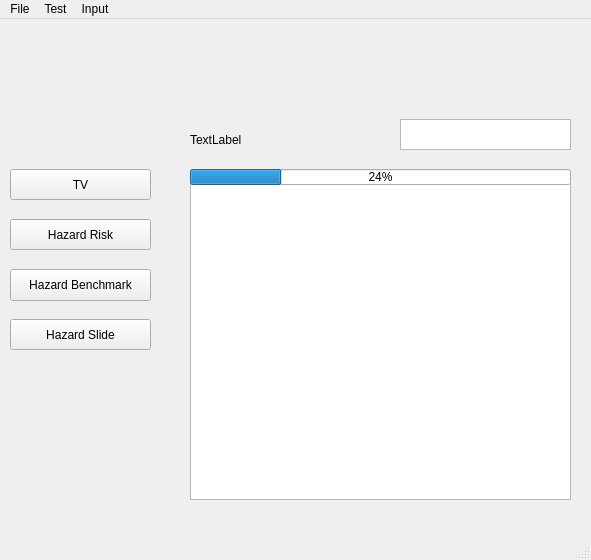
<?xml version="1.0" encoding="UTF-8"?>
<ui version="4.0">
 <class>MainWindow</class>
 <widget class="QMainWindow" name="MainWindow">
  <property name="geometry">
   <rect>
    <x>0</x>
    <y>0</y>
    <width>591</width>
    <height>560</height>
   </rect>
  </property>
  <property name="windowTitle">
   <string>MainWindow</string>
  </property>
  <widget class="QWidget" name="centralwidget">
   <widget class="QPushButton" name="calculate_TV">
    <property name="geometry">
     <rect>
      <x>10</x>
      <y>150</y>
      <width>141</width>
      <height>31</height>
     </rect>
    </property>
    <property name="text">
     <string>TV</string>
    </property>
   </widget>
   <widget class="QPushButton" name="calculate_hazard_base">
    <property name="geometry">
     <rect>
      <x>10</x>
      <y>200</y>
      <width>141</width>
      <height>31</height>
     </rect>
    </property>
    <property name="text">
     <string>Hazard Risk</string>
    </property>
   </widget>
   <widget class="QPushButton" name="calculate_hazard_benchmark">
    <property name="geometry">
     <rect>
      <x>10</x>
      <y>250</y>
      <width>141</width>
      <height>32</height>
     </rect>
    </property>
    <property name="text">
     <string>Hazard Benchmark</string>
    </property>
   </widget>
   <widget class="QPushButton" name="plot_hazard_slide">
    <property name="geometry">
     <rect>
      <x>10</x>
      <y>300</y>
      <width>141</width>
      <height>31</height>
     </rect>
    </property>
    <property name="text">
     <string>Hazard Slide</string>
    </property>
   </widget>
   <widget class="QLabel" name="label">
    <property name="geometry">
     <rect>
      <x>190</x>
      <y>100</y>
      <width>191</width>
      <height>41</height>
     </rect>
    </property>
    <property name="text">
     <string>TextLabel</string>
    </property>
   </widget>
   <widget class="QGraphicsView" name="graphicsView">
    <property name="geometry">
     <rect>
      <x>190</x>
      <y>160</y>
      <width>381</width>
      <height>321</height>
     </rect>
    </property>
   </widget>
   <widget class="QProgressBar" name="progressBar">
    <property name="geometry">
     <rect>
      <x>190</x>
      <y>150</y>
      <width>381</width>
      <height>16</height>
     </rect>
    </property>
    <property name="value">
     <number>24</number>
    </property>
   </widget>
   <widget class="QTextBrowser" name="textBrowser">
    <property name="geometry">
     <rect>
      <x>400</x>
      <y>100</y>
      <width>171</width>
      <height>31</height>
     </rect>
    </property>
   </widget>
  </widget>
  <widget class="QMenuBar" name="menubar">
   <property name="geometry">
    <rect>
     <x>0</x>
     <y>0</y>
     <width>591</width>
     <height>24</height>
    </rect>
   </property>
   <widget class="QMenu" name="menuFile">
    <property name="title">
     <string>File</string>
    </property>
    <widget class="QMenu" name="menuOpen">
     <property name="title">
      <string>Open</string>
     </property>
     <addaction name="actionLoad_Trade"/>
     <addaction name="actionLoad_Model"/>
    </widget>
    <addaction name="menuOpen"/>
    <addaction name="separator"/>
    <addaction name="actionSave"/>
   </widget>
   <widget class="QMenu" name="menuCalculate">
    <property name="title">
     <string>Test</string>
    </property>
    <addaction name="actionTV"/>
    <addaction name="separator"/>
    <addaction name="actionHazard_Risk"/>
    <addaction name="actionHazard_Benchmark"/>
    <addaction name="actionHazard_Slide"/>
   </widget>
   <widget class="QMenu" name="menuInput">
    <property name="title">
     <string>Input</string>
    </property>
    <addaction name="actionModel_input"/>
   </widget>
   <addaction name="menuFile"/>
   <addaction name="menuCalculate"/>
   <addaction name="menuInput"/>
  </widget>
  <widget class="QStatusBar" name="statusbar"/>
  <action name="actionLoad_Trade">
   <property name="text">
    <string>Load Trade</string>
   </property>
  </action>
  <action name="actionLoad_Model">
   <property name="text">
    <string>Load Model</string>
   </property>
  </action>
  <action name="actionSave">
   <property name="text">
    <string>Save</string>
   </property>
   <property name="shortcut">
    <string>Ctrl+S</string>
   </property>
  </action>
  <action name="actionTV">
   <property name="text">
    <string>TV</string>
   </property>
  </action>
  <action name="actionHazard_Risk">
   <property name="text">
    <string>Hazard Risk</string>
   </property>
  </action>
  <action name="actionHazard_Benchmark">
   <property name="text">
    <string>Hazard Benchmark</string>
   </property>
  </action>
  <action name="actionHazard_Slide">
   <property name="text">
    <string>Hazard Slide</string>
   </property>
  </action>
  <action name="actionModel_input">
   <property name="text">
    <string>Model input</string>
   </property>
  </action>
 </widget>
 <resources/>
 <connections/>
</ui>
